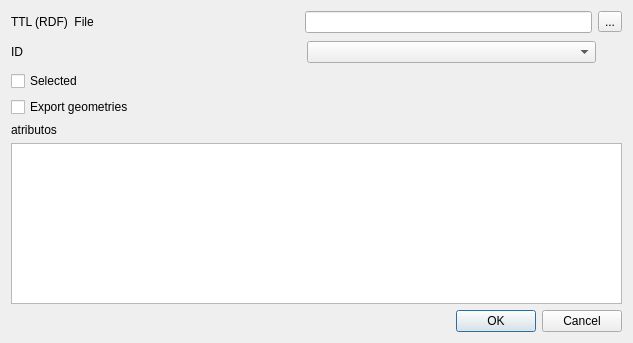
<?xml version="1.0" encoding="UTF-8"?>
<ui version="4.0">
 <class>ExportDBCellsDialogBase</class>
 <widget class="QDialog" name="ExportDBCellsDialogBase">
  <property name="geometry">
   <rect>
    <x>0</x>
    <y>0</y>
    <width>633</width>
    <height>343</height>
   </rect>
  </property>
  <property name="windowTitle">
   <string>ExportDBcells</string>
  </property>
  <layout class="QGridLayout" name="gridLayout">
   <item row="0" column="0">
    <layout class="QVBoxLayout" name="formLayout">
     <item>
      <layout class="QHBoxLayout" name="horizontalLayout">
       <item>
        <widget class="QLabel" name="labelRDF">
         <property name="minimumSize">
          <size>
           <width>108</width>
           <height>0</height>
          </size>
         </property>
         <property name="text">
          <string>TTL (RDF)  File</string>
         </property>
        </widget>
       </item>
       <item>
        <widget class="QLineEdit" name="lineTTL">
         <property name="sizePolicy">
          <sizepolicy hsizetype="Preferred" vsizetype="Fixed">
           <horstretch>0</horstretch>
           <verstretch>0</verstretch>
          </sizepolicy>
         </property>
         <property name="maximumSize">
          <size>
           <width>300</width>
           <height>16777215</height>
          </size>
         </property>
        </widget>
       </item>
       <item>
        <widget class="QToolButton" name="buttonTTL">
         <property name="text">
          <string>...</string>
         </property>
        </widget>
       </item>
      </layout>
     </item>
     <item>
      <layout class="QHBoxLayout" name="horizontalLayout_2">
       <item>
        <widget class="QLabel" name="labelID">
         <property name="minimumSize">
          <size>
           <width>108</width>
           <height>0</height>
          </size>
         </property>
         <property name="text">
          <string>ID</string>
         </property>
        </widget>
       </item>
       <item>
        <widget class="QComboBox" name="comboID">
         <property name="sizePolicy">
          <sizepolicy hsizetype="Preferred" vsizetype="Fixed">
           <horstretch>0</horstretch>
           <verstretch>0</verstretch>
          </sizepolicy>
         </property>
         <property name="maximumSize">
          <size>
           <width>300</width>
           <height>16777215</height>
          </size>
         </property>
        </widget>
       </item>
       <item>
        <spacer name="horizontalSpacer_3">
         <property name="orientation">
          <enum>Qt::Horizontal</enum>
         </property>
         <property name="sizeType">
          <enum>QSizePolicy::Fixed</enum>
         </property>
         <property name="sizeHint" stdset="0">
          <size>
           <width>26</width>
           <height>26</height>
          </size>
         </property>
        </spacer>
       </item>
      </layout>
     </item>
     <item>
      <layout class="QVBoxLayout" name="verticalLayout_2">
       <item>
        <widget class="QCheckBox" name="checkSelected">
         <property name="text">
          <string>Selected</string>
         </property>
        </widget>
       </item>
       <item>
        <widget class="QCheckBox" name="checkGeometries">
         <property name="text">
          <string>Export geometries</string>
         </property>
        </widget>
       </item>
       <item>
        <widget class="QLabel" name="atributos">
         <property name="text">
          <string>atributos</string>
         </property>
        </widget>
       </item>
       <item>
        <widget class="QTableView" name="tableAttributes"/>
       </item>
      </layout>
     </item>
     <item>
      <layout class="QHBoxLayout" name="horizontalLayout_5">
       <item>
        <spacer name="horizontalSpacer">
         <property name="orientation">
          <enum>Qt::Horizontal</enum>
         </property>
         <property name="sizeHint" stdset="0">
          <size>
           <width>40</width>
           <height>20</height>
          </size>
         </property>
        </spacer>
       </item>
       <item>
        <widget class="QDialogButtonBox" name="buttonBox">
         <property name="standardButtons">
          <set>QDialogButtonBox::Cancel|QDialogButtonBox::Ok</set>
         </property>
        </widget>
       </item>
      </layout>
     </item>
    </layout>
   </item>
  </layout>
 </widget>
 <resources/>
 <connections/>
</ui>
